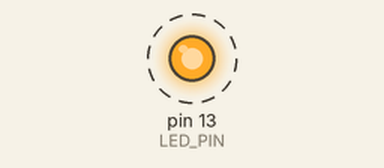
Bench run of a sketch on a simulated Arduino Uno, built with avr-gcc and run on an emulated ATmega328P. Shown: output pins drawn as LEDs (lit = HIGH). Dashed ring = blinking.

Above: at 0.5 s.
Timing chart, 0 to 4.6 s (numbered marks = the images above):
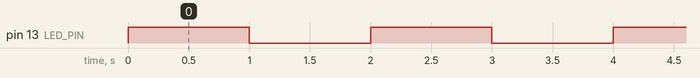

Measured:
- by itself, pin 13 (LED_PIN): alternates HIGH for 1.0 s and LOW for 1.0 s

The sketch:

BlinkeTest.ino
```cpp
#include <LED13.h>

LED13 led;

void setup() {

}

void loop() {
  led.blink(2000);

}
```

LED13.cpp
```cpp
#include "LED13.h"

const byte LED_PIN = 13;

LED13::LED13(){
  pinMode(LED_PIN, OUTPUT);
}

LED13::~LED13(){

}

void LED13::on(){
  digitalWrite(LED_PIN, HIGH);
}

void LED13::off(){
  digitalWrite(LED_PIN, LOW);
}

void LED13::blink(int time){
  on();
  delay(time/2);
  off();
  delay(time/2);
}
```

LED13.h
```cpp
#ifndef LED13_H
#define LED13_H

#include <Arduino.h>

class LED13{
public:
   LED13();
   ~LED13();
   void on();
   void off();
   void blink(int time);
};

#endif
```
